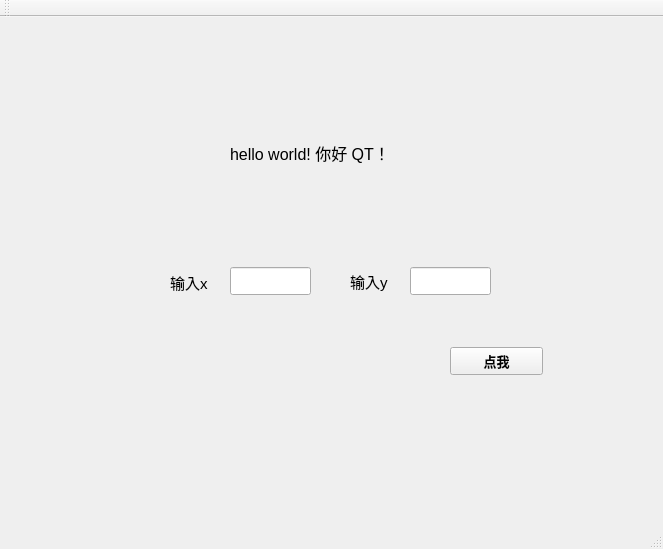
<?xml version="1.0" encoding="UTF-8"?>
<ui version="4.0">
 <class>MainWindow</class>
 <widget class="QMainWindow" name="MainWindow">
  <property name="geometry">
   <rect>
    <x>0</x>
    <y>0</y>
    <width>663</width>
    <height>549</height>
   </rect>
  </property>
  <property name="windowTitle">
   <string>MainWindow</string>
  </property>
  <widget class="QWidget" name="centralWidget">
   <widget class="QLabel" name="label">
    <property name="geometry">
     <rect>
      <x>230</x>
      <y>120</y>
      <width>221</width>
      <height>31</height>
     </rect>
    </property>
    <property name="font">
     <font>
      <pointsize>12</pointsize>
      <weight>50</weight>
      <bold>false</bold>
     </font>
    </property>
    <property name="text">
     <string>hello world! 你好 QT！</string>
    </property>
    <property name="wordWrap">
     <bool>false</bool>
    </property>
   </widget>
   <widget class="QPushButton" name="pushButton">
    <property name="geometry">
     <rect>
      <x>450</x>
      <y>330</y>
      <width>93</width>
      <height>28</height>
     </rect>
    </property>
    <property name="font">
     <font>
      <pointsize>10</pointsize>
      <weight>75</weight>
      <bold>true</bold>
     </font>
    </property>
    <property name="text">
     <string>点我</string>
    </property>
   </widget>
   <widget class="QLabel" name="label_2">
    <property name="geometry">
     <rect>
      <x>170</x>
      <y>255</y>
      <width>72</width>
      <height>20</height>
     </rect>
    </property>
    <property name="font">
     <font>
      <pointsize>11</pointsize>
     </font>
    </property>
    <property name="text">
     <string>输入x</string>
    </property>
   </widget>
   <widget class="QLabel" name="label_3">
    <property name="geometry">
     <rect>
      <x>350</x>
      <y>254</y>
      <width>72</width>
      <height>21</height>
     </rect>
    </property>
    <property name="font">
     <font>
      <pointsize>11</pointsize>
     </font>
    </property>
    <property name="text">
     <string>输入y</string>
    </property>
   </widget>
   <widget class="QLineEdit" name="lineEdit">
    <property name="geometry">
     <rect>
      <x>230</x>
      <y>250</y>
      <width>81</width>
      <height>28</height>
     </rect>
    </property>
    <property name="inputMethodHints">
     <set>Qt::ImhDigitsOnly</set>
    </property>
   </widget>
   <widget class="QLineEdit" name="lineEdit_2">
    <property name="geometry">
     <rect>
      <x>410</x>
      <y>250</y>
      <width>81</width>
      <height>28</height>
     </rect>
    </property>
   </widget>
  </widget>
  <widget class="QMenuBar" name="menuBar">
   <property name="geometry">
    <rect>
     <x>0</x>
     <y>0</y>
     <width>663</width>
     <height>26</height>
    </rect>
   </property>
  </widget>
  <widget class="QToolBar" name="mainToolBar">
   <attribute name="toolBarArea">
    <enum>TopToolBarArea</enum>
   </attribute>
   <attribute name="toolBarBreak">
    <bool>false</bool>
   </attribute>
  </widget>
  <widget class="QStatusBar" name="statusBar"/>
 </widget>
 <layoutdefault spacing="6" margin="11"/>
 <resources/>
 <connections/>
</ui>
